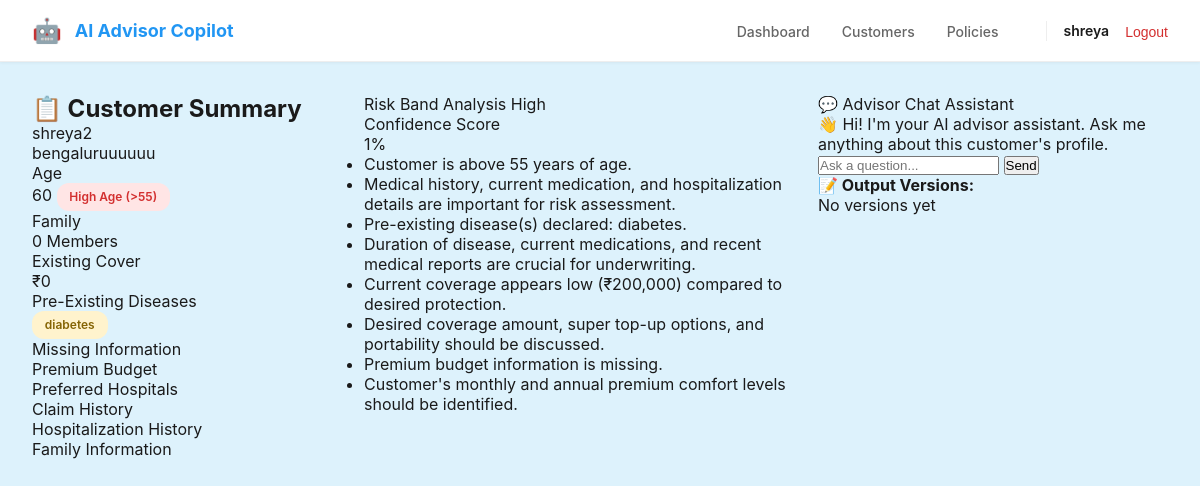
Before: /dashboard/?customer_id=1 (signed in) with the older database file.
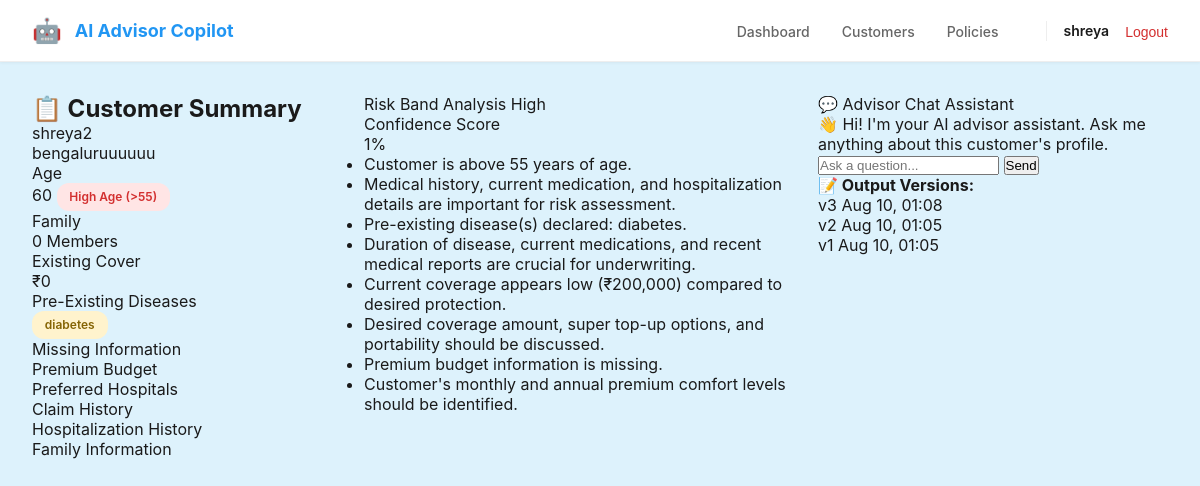
After: the same page with the newer database file.
### advisors/models.py (models this page shows, shortened)
class Customer(models.Model):
    GENDER_CHOICES = [
        ("M", "Male"),
        ("F", "Female"),
        ("O", "Other"),
    ]
    full_name = models.CharField(max_length=255)
    age = models.IntegerField()
    gender = models.CharField(max_length=1, choices=GENDER_CHOICES)
    city = models.CharField(max_length=100)
    occupation = models.CharField(max_length=100)
    annual_income = models.DecimalField(max_digits=12, decimal_places=2, blank=True, null=True)
    premium_budget = models.DecimalField(max_digits=12, decimal_places=2, blank=True, null=True)
    preferred_hospitals = models.TextField(blank=True, null=True)
    assigned_to = models.ForeignKey(
        User, on_delete=models.CASCADE
    )  # Security: only assigned user sees this
    created_at = models.DateTimeField(auto_now_add=True)
    updated_at = models.DateTimeField(auto_now=True)

class MedicalDisclosure(models.Model):
    customer = models.ForeignKey(
        Customer, on_delete=models.CASCADE, related_name="medical_disclosures"
    )
    disease_name = models.CharField(max_length=255)
    diagnosis_date = models.DateField()
    medication_details = models.TextField()
    hospitalization_history = models.TextField(blank=True, null=True)

class QualificationInsight(models.Model):
    RISK_BAND_CHOICES = [
        ("Low", "Low Risk"),
        ("Moderate", "Moderate Risk"),
        ("High", "High Risk"),
    ]
    customer = models.ForeignKey(
        Customer, on_delete=models.CASCADE, related_name="qualification_insights"
    )
    risk_band = models.CharField(max_length=20, choices=RISK_BAND_CHOICES)
    confidence = models.FloatField()
    insights = models.JSONField()
    triggered_rules = models.JSONField()
    created_at = models.DateTimeField(auto_now_add=True)
    updated_at = models.DateTimeField(auto_now=True)
    class Meta:
        ordering = ['-created_at']

class AIOutputVersion(models.Model):
    OUTPUT_TYPES = [
        ('question_suggestion', 'Question Suggestion'),
        ('missing_info', 'Missing Information'),
        ('qualification', 'Qualification Insights'),
        ('chat', 'AI Chat'),
    ]
    customer = models.ForeignKey(Customer, on_delete=models.CASCADE, related_name='ai_output_versions')
    output_type = models.CharField(max_length=50, choices=OUTPUT_TYPES)
    version_number = models.IntegerField(default=1)
    response_json = models.JSONField()
    model_used = models.CharField(max_length=100, default='gemini-pro')
    created_at = models.DateTimeField(auto_now_add=True)
    updated_at = models.DateTimeField(auto_now=True)
    class Meta:
        ordering = ['-created_at']
        unique_together = ['customer', 'output_type', 'version_number']

### advisors/views.py (the view)
# urls.py: path("dashboard/", dashboard, name="dashboard"),
@login_required(login_url='login')
def dashboard(request):
    customers = Customer.objects.filter(assigned_to=request.user).order_by('-id')
    customers_count = customers.count()
    logs_count = AIRequestLog.objects.filter(customer__assigned_to=request.user).count()
    insights_count = QualificationInsight.objects.filter(customer__assigned_to=request.user).count()
    output_versions_count = AIOutputVersion.objects.filter(customer__assigned_to=request.user).count()
    selected_customer = None
    family_count = 0
    ped_list = []
    missing_info = []
    qualification_insight = None
    ai_output_versions = []
    customer_id = request.GET.get('customer_id')
    if customer_id:
        try:
            selected_customer = Customer.objects.get(id=customer_id, assigned_to=request.user)
            family_count = selected_customer.family_members.count()
            ped_list = [d.disease_name for d in selected_customer.medical_disclosures.all()]
            qualification_insight = selected_customer.qualification_insights.first()
            ai_output_versions = AIOutputVersion.objects.filter(customer=selected_customer).order_by('-created_at')[:5]
            if selected_customer.premium_budget is None:
                missing_info.append("Premium Budget")
            if not selected_customer.preferred_hospitals:
                missing_info.append("Preferred Hospitals")
            insurance_covers = selected_customer.insurance_covers.all()
            if not insurance_covers.exists():
                missing_info.append("Existing Insurance Cover")
            else:
                for cover in insurance_covers:
                    if not cover.claim_history:
                        missing_info.append("Claim History")
                        break
            for disclosure in selected_customer.medical_disclosures.all():
                if not disclosure.hospitalization_history:
                    missing_info.append("Hospitalization History")
                    break
            if not selected_customer.family_members.exists():
                missing_info.append("Family Information")
        except Customer.DoesNotExist:
            pass
    context = {
        "customers_count": customers_count,
        "logs_count": logs_count,
        "insights_count": insights_count,
        "output_versions_count": output_versions_count,
        "recent_customers": customers[:5],
        "all_customers": customers,  # NEW - For sidebar listing
        "selected_customer": selected_customer,  # NEW
        "family_count": family_count,  # NEW
        "ped_list": ped_list,  # NEW
        "missing_info": missing_info,  # NEW
        "qualification_insight": qualification_insight,  # NEW
        "ai_output_versions": ai_output_versions,  # NEW
    }
    return render(request, "dashboard.html", context)

### templates/dashboard.html (shortened to what this page needs)
{% load static %}
<!DOCTYPE html>
<html lang="en">
<head>
    <link rel="stylesheet" href="{% static 'style.css' %}">
</head>
<body>
    <nav class="navbar">
        <div class="nav-container">
            <a href="/" class="nav-logo">
                <span class="logo-icon">🤖</span>
                <span>AI Advisor Copilot</span>
            </a>
            <ul class="nav-menu">
                <li><a href="/" class="nav-link">Dashboard</a></li>
                <li><a href="/customers/" class="nav-link">Customers</a></li>
                <li><a href="/policies/" class="nav-link">Policies</a></li>
                <li class="nav-user">
                    <span class="user-name">{{ user.get_full_name|default:user.username }}</span>
                    <form method="POST" action="/logout/" style="display: inline;">
                        <button type="submit" class="nav-link logout-link" style="background: none; border: none; cursor: pointer;">Logout</button>
                    </form>
                </li>
            </ul>
        </div>
    </nav>
    <div class="main-container">
        <div class="dashboard-container">
            <div class="dashboard-section">
                {% if selected_customer %}
                    <div class="customer-summary">
                        <h2>📋 Customer Summary</h2>
                        <div class="customer-name">{{ selected_customer.full_name }}</div>
                        <div class="customer-city">{{ selected_customer.city|default:"Not specified" }}</div>
                        <div class="summary-field">
                            <div class="summary-label">Age</div>
                            <div class="summary-value">
                                {{ selected_customer.age }}
                                {% if selected_customer.age > 55 %}
                                    <span class="badge badge-age">High Age (>55)</span>
                                {% endif %}
                            </div>
                        </div>
                        <div class="summary-field">
                            <div class="summary-label">Family</div>
                            <div class="summary-value">{{ family_count|default:"0" }} Members</div>
                        </div>
                        <div class="summary-field">
                            <div class="summary-label">Existing Cover</div>
                            <div class="summary-value">₹{{ selected_customer.existing_cover|default:"0" }}</div>
                        </div>
                        {% if ped_list %}
                            <div class="summary-field">
                                <div class="summary-label">Pre-Existing Diseases</div>
                                <div class="summary-value">
                                    {% for ped in ped_list %}
                                        <span class="badge badge-info">{{ ped }}</span>
                                    {% endfor %}
                                </div>
                            </div>
                        {% endif %}
                        {% if missing_info %}
                            <div class="missing-section">
                                <div class="summary-label">Missing Information</div>
                                {% for item in missing_info %}
                                    <div class="missing-item">{{ item }}</div>
                                {% endfor %}
                            </div>
                        {% endif %}
                    </div>
                {% else %}
                    <div class="empty-state">
                        <p>👤 Select a customer to view details</p>
                        <a href="/customers/" class="select-customer-btn">Browse Customers</a>
                    </div>
                {% endif %}
            </div>
            <div class="dashboard-section">
                {% if selected_customer and qualification_insight %}
                    <div class="qualification-card">
                        <div class="risk-band-header">
                            <span class="risk-band-title">Risk Band Analysis</span>
                            <span class="risk-badge risk-badge-{{ qualification_insight.risk_band|lower }}">
                                {{ qualification_insight.risk_band }}
                            </span>
                        </div>
                        <div class="confidence-box">
                            <div class="confidence-label">Confidence Score</div>
                            <div class="confidence-value">{{ qualification_insight.confidence|floatformat:0 }}%</div>
                        </div>
                        <ul class="insights-list">
                            {% for insight in qualification_insight.insights %}
                                <li>{{ insight }}</li>
                            {% endfor %}
                        </ul>
                    </div>
                {% else %}
                    <div class="empty-state">
                        <p>📊 Select a customer to view qualification insights</p>
                    </div>
                {% endif %}
            </div>
            <div class="dashboard-section">
                {% if selected_customer %}
                    <div class="chat-assistant">
                        <div class="chat-header">💬 Advisor Chat Assistant</div>
                        <div class="chat-messages" id="chatMessages">
                            <div class="chat-message">
                                <div class="message-bubble assistant">
                                    👋 Hi! I'm your AI advisor assistant. Ask me anything about this customer's profile.
                                </div>
                            </div>
                        </div>
                        <div class="chat-input-group">
                            <input
                                type="text"
                                class="chat-input"
                                id="chatInput"
                                placeholder="Ask a question..."
                                data-customer-id="{{ selected_customer.id }}"
                            />
                            <button class="chat-send-btn" onclick="sendChatMessage()">Send</button>
                        </div>
                        <div class="output-versions">
                            <strong>📝 Output Versions:</strong>
                            {% if ai_output_versions %}
                                {% for version in ai_output_versions %}
                                    <div class="version-item">
                                        <span class="version-badge">v{{ version.version_number }}</span>
                                        <span>{{ version.created_at|date:"M d, H:i" }}</span>
                                    </div>
                                {% endfor %}
                            {% else %}
                                <div class="version-item">No versions yet</div>
                            {% endif %}
                        </div>
                    </div>
                {% else %}
                    <div class="empty-state">
                        <p>💬 Chat will be available after selecting a customer</p>
                    </div>
                {% endif %}
            </div>
        </div>
    </div>
</body>
</html>

### static/style.css (style rules this page uses)
* { margin: 0; padding: 0; box-sizing: border-box; }
body { font-family: -apple-system, BlinkMacSystemFont, 'Segoe UI', Roboto, 'Helvetica Neue', Arial, sans-serif; background: #f9f9f9; color: #1a1a1a; }
.navbar { background: white; border-bottom: 1px solid #eee; position: sticky; top: 0; z-index: 1000; box-shadow: 0 1px 3px rgba(0,0,0,0.05); }
.nav-container { display: flex; justify-content: space-between; align-items: center; padding: 1rem 2rem; max-width: 1600px; margin: 0 auto; }
.nav-logo { display: flex; align-items: center; gap: 0.8rem; font-weight: 700; color: #2196F3; font-size: 18px; text-decoration: none; }
.logo-icon { font-size: 24px; }
.nav-menu { display: flex; list-style: none; gap: 2rem; align-items: center; }
.nav-link { text-decoration: none; color: #666; font-size: 14px; font-weight: 500; transition: color 0.2s; }
.nav-user { display: flex; align-items: center; gap: 1rem; margin-left: 1rem; padding-left: 1rem; border-left: 1px solid #eee; }
.user-name { font-size: 14px; font-weight: 600; color: #1a1a1a; }
.logout-link { color: #d32f2f !important; }
.main-container { min-height: calc(100vh - 60px); background: #ddf2fc; }
.badge { display: inline-block; padding: 0.4rem 0.8rem; border-radius: 12px; font-size: 12px; font-weight: 600; }
.badge-age { background: #FFE5E5; color: #D32F2F; }
.badge-info { background: #FFF3CD; color: #856404; }

### templates/dashboard.html (style rules this page uses)
.dashboard-container { display: grid; grid-template-columns: 300px 1fr 350px; gap: 2rem; padding: 2rem; max-width: 1600px; margin: 0 auto; }

Changed rows visible on the page:
added AIOutputVersion: version_number "3", created_at "Aug 10, 01:08"
added AIOutputVersion: version_number "2", created_at "Aug 10, 01:05"
added AIOutputVersion: version_number "1", created_at "Aug 10, 01:05"
Other visible differences:
text no longer shown: "No versions yet"
